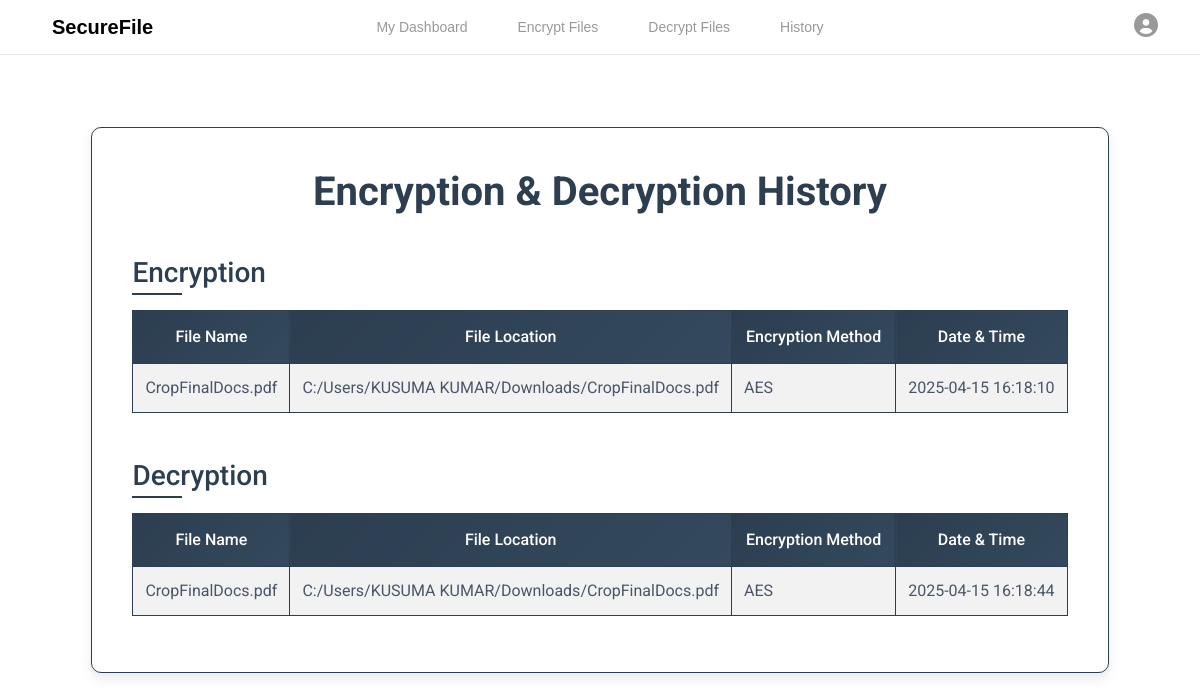
/file_crypto/history/ (signed in), run on the app's committed database.
### file_crypto/models.py (models this page shows, shortened)
class EncryptionHistory(models.Model):
    ACTION_CHOICES = (
        ('ENCRYPT', 'Encryption'),
        ('DECRYPT', 'Decryption'),
    )
    user = models.ForeignKey(User, on_delete=models.CASCADE)
    filename = models.CharField(max_length=255)
    file_location = models.CharField(max_length=512)
    encryption_method = models.CharField(max_length=50)
    action_type = models.CharField(max_length=10, choices=ACTION_CHOICES, default='ENCRYPT')
    timestamp = models.DateTimeField(auto_now_add=True)

### file_crypto/views.py (the view)
# urls.py: path('history/', history, name='history'),
@login_required
def history(request):
    encrypt_history = EncryptionHistory.objects.filter(user=request.user, action_type='ENCRYPT').order_by('-timestamp')
    decrypt_history = EncryptionHistory.objects.filter(user=request.user, action_type='DECRYPT').order_by('-timestamp')
    return render(request, "history.html", {
        "encrypt_history": encrypt_history,
        "decrypt_history": decrypt_history
    })

### templates/history.html (shortened to what this page needs)
{% extends "base.html" %}
{% block content %}
<div class="container mt-5 history-container">
    <div class="outer-box">
        <div class="inner-box">
            <h1 class="text-center history-title">Encryption & Decryption History</h1>
            <h2 class="history-subtitle">Encryption</h2>
            {% if encrypt_history %}
                <div class="table-responsive">
                    <table class="table table-striped table-bordered history-table">
                        <thead>
                            <tr>
                                <th>File Name</th>
                                <th>File Location</th>
                                <th>Encryption Method</th>
                                <th>Date & Time</th>
                            </tr>
                        </thead>
                        <tbody>
                            {% for entry in encrypt_history %}
                                <tr>
                                    <td>{{ entry.filename }}</td>
                                    <td>{{ entry.file_location }}</td>
                                    <td>{{ entry.encryption_method }}</td>
                                    <td>{{ entry.timestamp|date:"Y-m-d H:i:s" }}</td>
                                </tr>
                            {% endfor %}
                        </tbody>
                    </table>
                </div>
            {% else %}
                <p class="text-center text-muted">No encryption history found.</p>
            {% endif %}
            <h2 class="history-subtitle">Decryption</h2>
            {% if decrypt_history %}
                <div class="table-responsive">
                    <table class="table table-striped table-bordered history-table">
                        <thead>
                            <tr>
                                <th>File Name</th>
                                <th>File Location</th>
                                <th>Encryption Method</th>
                                <th>Date & Time</th>
                            </tr>
                        </thead>
                        <tbody>
                            {% for entry in decrypt_history %}
                                <tr>
                                    <td>{{ entry.filename }}</td>
                                    <td>{{ entry.file_location }}</td>
                                    <td>{{ entry.encryption_method }}</td>
                                    <td>{{ entry.timestamp|date:"Y-m-d H:i:s" }}</td>
                                </tr>
                            {% endfor %}
                        </tbody>
                    </table>
                </div>
            {% else %}
                <p class="text-center text-muted">No decryption history found.</p>
            {% endif %}
        </div>
    </div>
</div>
{% endblock %}

### templates/base.html (shortened to what this page needs)
{% load static %}
<!DOCTYPE html>
<html lang="en">
<head>
    <link href="https://cdn.jsdelivr.net/npm/bootstrap@5.3.0/dist/css/bootstrap.min.css" rel="stylesheet">
    <link rel="stylesheet" href="{% static 'css/base.css' %}">
    <link rel="stylesheet" href="https://cdnjs.cloudflare.com/ajax/libs/font-awesome/6.0.0/css/all.min.css">
</head>
<body>
    <nav class="top-nav">
        <div class="container d-flex justify-content-between align-items-center">
            <h2 class="nav-title">SecureFile</h2>
            <ul class="nav-links">
                <li><a href="{% url 'dashboard' user.username %}">My Dashboard</a></li>
                <li><a href="{% url 'encrypt' %}">Encrypt Files</a></li>
                <li><a href="{% url 'decrypt' %}">Decrypt Files</a></li>
                <li><a href="{% url 'history' %}">History</a></li>
            </ul>
            <div class="profile-section">
                <i class="fas fa-user-circle profile-icon"></i>
            </div>
        </div>
    </nav>
    <div class="main-content">
        <main>
            {% block content %}
            {% endblock %}
        </main>
    </div>
</body>
</html>

### static/css/base.css (style rules this page uses)
body { margin: 0; padding: 0; font-family: 'Poppins', 'Arial', sans-serif; background: #ffffff; color: #333333; overflow-x: hidden; position: relative; }
.top-nav { position: fixed; top: 0; width: 100%; background: rgba(255, 255, 255, 0.95); backdrop-filter: blur(10px); padding: 10px 0; z-index: 1000; border-bottom: 1px solid rgba(0, 0, 0, 0.1); transition: background 0.3s ease; }
.nav-title { font-size: 20px; font-weight: 700; color: #000000; margin: 0; padding: 5px 10px; animation: gradientText 4s infinite; }
.nav-links { list-style: none; display: flex; align-items: center; margin: 0; padding: 0; position: absolute; left: 50%; transform: translateX(-50%); }
.nav-links li { margin: 0 25px; }
.nav-links a { color: #999999; text-decoration: none; font-size: 14px; font-family: 'Poppins', sans-serif; transition: all 0.3s ease; }
.profile-section { position: relative; }
.profile-icon { font-size: 24px; color: #999999; cursor: pointer; transition: all 0.3s ease; }
.main-content { margin-top: 60px; }

### templates/history.html (style rules this page uses)
.history-container { display: flex; justify-content: center; align-items: center; min-height: calc(100vh - 120px); padding: 20px; }
.inner-box { border: 1px solid #2C3E50; border-radius: 10px; padding: 40px; background: #ffffff; color: #2C3E50; width: 100%; max-width: 1200px; box-shadow: 0 6px 12px rgba(44, 62, 80, 0.1); transition: box-shadow 0.3s ease; }
.history-title { font-size: 40px; font-weight: 700; color: #2C3E50; margin-bottom: 40px; text-align: center; font-family: 'Roboto', sans-serif; animation: fadeInUp 1s ease; }
.history-subtitle { font-size: 28px; font-weight: 500; color: #2C3E50; margin-top: 30px; margin-bottom: 20px; font-family: 'Roboto', sans-serif; position: relative; }
.history-subtitle::after { content: ''; position: absolute; bottom: -5px; left: 0; width: 50px; height: 2px; background: #2C3E50; }
.history-table { border: 1px solid #2C3E50; background: #f9fafb; color: #4A5568; border-radius: 8px; font-family: 'Roboto', sans-serif; font-size: 16px; transition: all 0.3s ease; }
.history-table thead th { background: linear-gradient(135deg, #2C3E50 0%, #34495E 100%); color: #ffffff; text-align: center; border: 1px solid #2C3E50; padding: 14px; font-weight: 500; }
.history-table tbody td { border: 1px solid #2C3E50; padding: 12px; color: #4A5568; }

### data on the page
EncryptionHistory: filename "CropFinalDocs.pdf", file_location "C:/Users/KUSUMA KUMAR/Downloads/CropFinalDocs.pdf", encryption_method "AES", timestamp "2025-04-15 16:18:10"
EncryptionHistory: filename "CropFinalDocs.pdf", file_location "C:/Users/KUSUMA KUMAR/Downloads/CropFinalDocs.pdf", encryption_method "AES", timestamp "2025-04-15 16:18:44"
